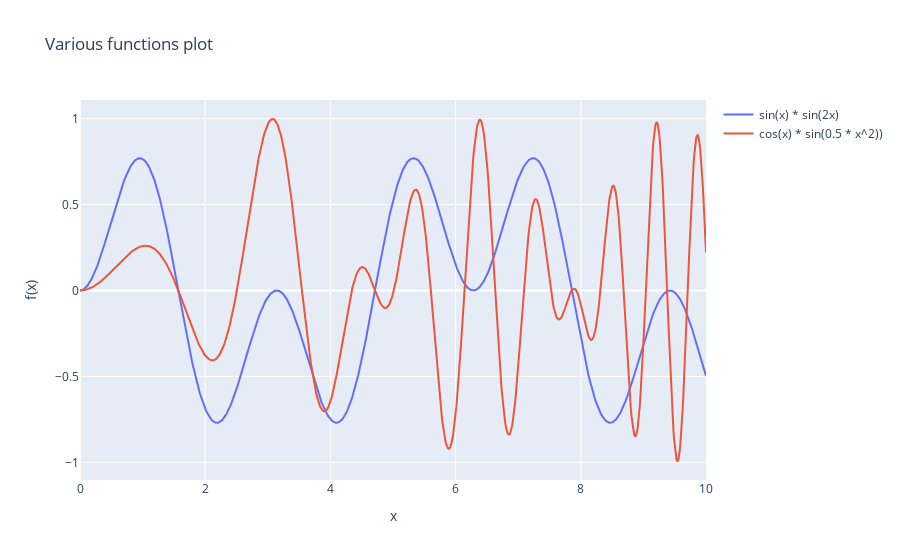

Here is the notebook cell this chart was saved with:
### Markdown cell above
# Plotly interlude

### Code cell
"""
Here is a basic plotly example. Use it to plot your RMS values !
"""
fig = go.Figure()
fig.update_layout(title = 'Various functions plot',
                  yaxis_title = 'f(x)',
                  xaxis_title = 'x')
x_values = np.linspace(0, 10, 1001)
y_values_0 = np.sin(x_values) * np.sin(2*x_values)
y_values_1 = np.cos(x_values) * np.sin(0.5*np.power(x_values, 2))
fig.add_trace(go.Scatter(
    x = x_values,
    y = y_values_0,
    name = 'sin(x) * sin(2x)'
))
fig.add_trace(go.Scatter(
    x = x_values,
    y = y_values_1,
    name = 'cos(x) * sin(0.5 * x^2))'
))
fig.show()

### Figure 1 — Plotly figure (JSON) as saved in the notebook; plotly's stock layout.template omitted (floating-point values rounded to 4 significant figures; data arrays with more than 128 entries replaced by an {"elided": "..."} marker saying what was removed)
{"data": [{"name": "sin(x) * sin(2x)", "x": {"elided": "1001 float values"}, "y": {"elided": "1001 float values"}, "type": "scatter"}, {"name": "cos(x) * sin(0.5 * x^2))", "x": {"elided": "1001 float values"}, "y": {"elided": "1001 float values"}, "type": "scatter"}], "layout": {"title": {"text": "Various functions plot"}, "yaxis": {"title": {"text": "f(x)"}}, "xaxis": {"title": {"text": "x"}}}}
